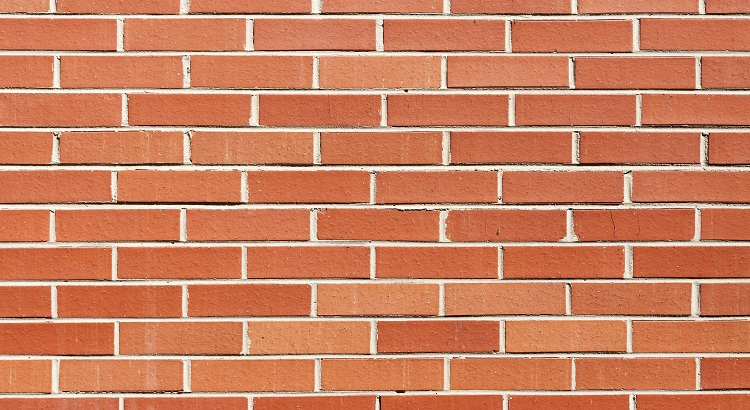
%> input picture brick.jpg, 750 x 410 px
$ octave 1assignment2.m   (GNU Octave 9; MATLAB toolbox functions it lacks are replaced by stand-ins)
%> lines starting %> are read from the running program, lines starting %| are printed output that depends on the picture
### Bnotchfilter.m
function h = Bnotchfilter(f0, n1, n2, n, d0);

d0 = 1.2*d0;
% Butterworth notch filter
[k1 k2] = meshgrid(-round(n2/2)+1:round(n2/2), -round(n1/2)+1:round(n1/2));
d1 = sqrt((k1-f0).^2 + (k2-f0).^2); % to compute the distance - absolute value of complex
d2 = sqrt((k1+f0).^2 + (k2+f0).^2); % to compute the distance - absolute value of complex
denh = 1+((d0^2)./(d1.*d2)).^n; % formula of the butterworth notch filter

h = zeros(n1,n2);
h = 1./denh;

### pnoise.m
% This function is used to create a matrix of periodical noise
% It needs to be added to the  original image.
% the parameters are the size of the matrix to be created (same size as the image),
% the coefficient and the frequency
function n = pnoise(f0, n1, n2,A)
% close all;clear all;clc

[t1, t2] = meshgrid(1:n2,1:n1);
n = A*sin(2*pi*f0*((t1-1)/n2 + (t2-1)/n1));

%figure;imagesc(n)

fn = fftshift(fft2(n));

% figure;imagesc(abs(fn));
% figure;mesh(abs(fn))
% figure;plot(abs(fn));

### 1assignment2.m
%% Task 1
%% 1
close all; clear all; clc;
fcx = 4;  % frequency
fsx = 400; fsy = 400; % sizes
dt1 = 1/fsx;  % interval of time x coordinate
dt2 = 1/fsy;  % interval of time y coordinate
StopTime = 1; % time in seconds
[t1, t2] = ndgrid(0:dt1:StopTime-dt1, 0:dt2:StopTime-dt2);
x = cos(2*pi*(fcx*t1 + fcx*t2));
% visualization
figure;imagesc(x); axis off;


%% a - on paper

%% b
clc

f = fft2(x);
fs = fftshift(f);
fphase = angle(fs);
fmag = abs(fs);
fpower = fmag.^2;


figure;subplot(2,2,1);imshow(fmag);title('magnitude');
subplot(2,2,2);imshow(fphase);title('Phase angle spectrum');
%subplot(2,2,3);imshow(log(fpower)/25);title('Power spectrum');
subplot(2,2,3);plot(10*log(fpower)/255); title('power spectrum 1D');
subplot(2,2,4);imagesc(x);title('original signal');

%% 2
%% a
%clear; clc; close all;
%Read the image
im = imread('brick.jpg');
%> im is the input picture: size 410x750x3 uint8; mean R, G, B 203.1, 128.4, 96.1
% Convert it to grayscale
img = rgb2gray(im);
% show the original image
% subplot(2,2,1);imshow(img);title('original image')

f = fft2(img);
fs = fftshift(f);
fphase = angle(fs);
fmag = abs(fs);
fpower = fmag.^2;

figure;subplot(2,2,1);imshow(log(fmag)/25);title('Magnitude');
subplot(2,2,2);imshow(log(fphase));title('Phase angle');
%subplot(2,2,3);imshow(log(abs(fs))/25);title('Fourrier spectrum');
subplot(2,2,3); plot(10*log(fpower)/255); title('power spectrum 1D');
subplot(2,2,4);imshow(img);title('original image');
%> after `title('original image')`:
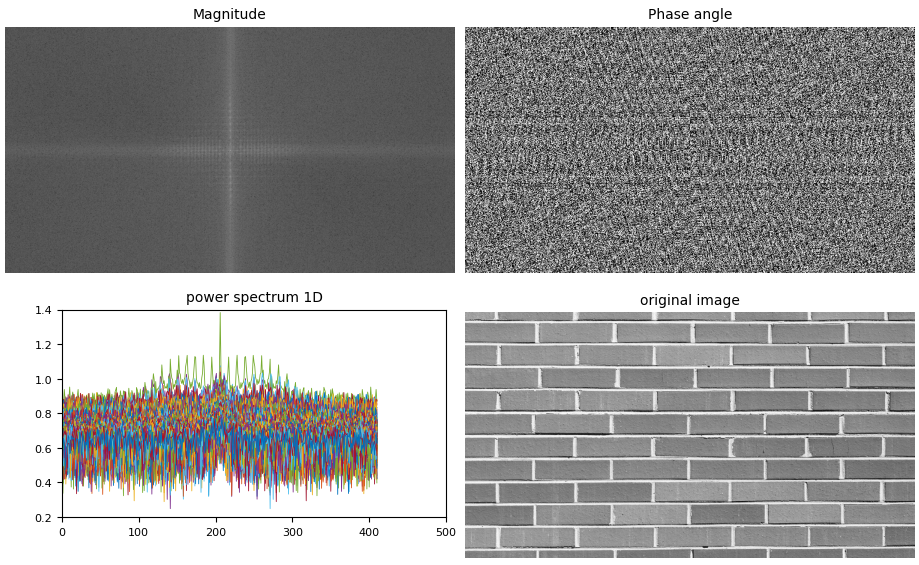
%> figure redrawn from the program's plot data, 4 panels

%% b
% remove the stongest frequency
fmag2 = fmag;
[m,i] = max(fmag2);
%> m = 750 values, max 45208303 at index 376, min 13957.5 at index 33, mean 120716; i = 750 values, max 350 at index 27, min 62 at index 725, mean 206
[mm, ii] = max(m);
%> mm = 45208303; ii = 376
iii = i(ii);
%> iii = 206
fmag2(iii,ii) = 0;
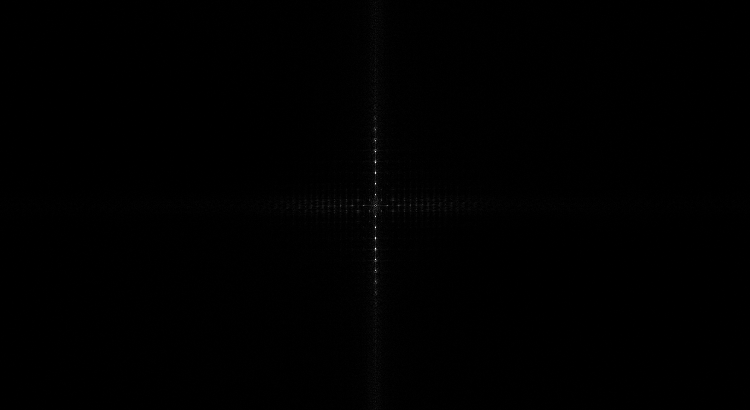
%> fmag2: size 410x750 double; min 0, max 1944873.9, mean 8284.6; drawn with min black and max white


fpower2 = fmag2.^2;
fphase2 = angle(fmag2);
%> fphase2: size 410x750 double; every value is 0
out = ifftshift(fmag2);
out = ifft2(out);

% [5 lines of commented-out code are left out]

figure;subplot(2,2,1);imshow(log(fmag2)/25);title('magnitude');
subplot(2,2,2);imshow(fphase);title('Phase angle spectrum');
subplot(2,2,3);plot(10*log(fpower2)/255); title('power spectrum 1D');
subplot(2,2,4);imshow(out);title('image with highest fr removed');


%% Task 2 - Periodic noise removal
%% 1
close all; clear all; clc;

%Read the image
im = imread('deer.jpg');
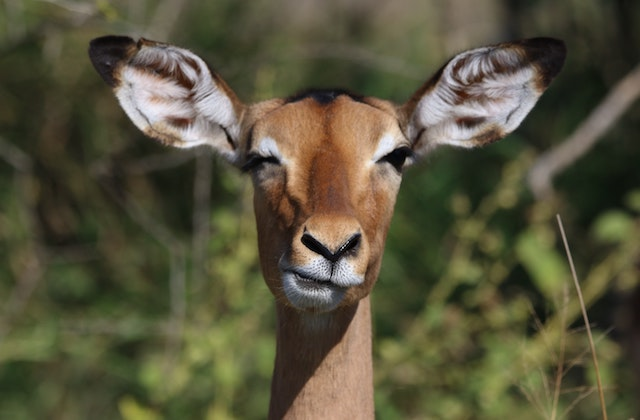
%> input picture deer.jpg, 640 x 420 px
%> im is the input picture: size 420x640x3 uint8; mean R, G, B 87.4, 83.8, 60.1
% Convert it to grayscale
img = rgb2gray(im);
%> img: size 420x640 uint8
% show the original image
subplot(2,2,1);imshow(img);title('original image')
% get the size of the image
[h w] = size(img);
%> h = 420; w = 640
% Calculate FFT2 of the image and center it with fftshift
f = fftshift(fft2(img));
fr = 40; % frequency of the sinusoidal noise

% Create a matrix of periodic noise using the sinus function
n1 = pnoise(fr,h,w,40)
fn = fftshift(fft2(n1));

% add noise to the original image by adding summing the elements of each
% matrix
for i=1:h
    for j=1:w
        f1(i,j) = im(i,j) + n1(i,j);
    end
end
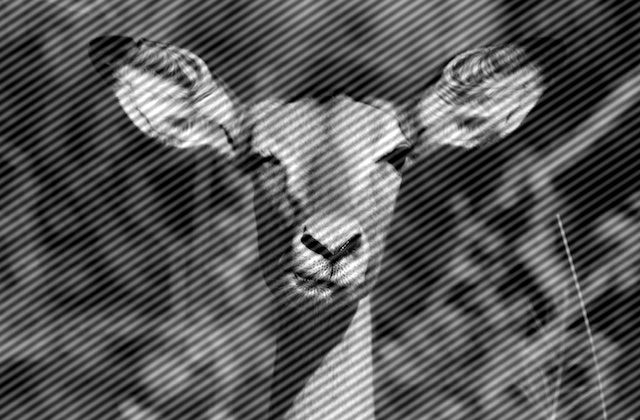
%> f1: size 420x640 uint8; min 0, max 255, mean 87.6

% show the noisy image
subplot(2,2,2);imshow(f1);title('noisy image')
%% extra ------ for me ------
% calculate the 2D FFT of the degraded image using fft2
fono2 = fft2(img);
% center it with fftshift
fonos2 = fftshift(fono2);
% display the noisy image's power spectrum
ps2 = abs(fonos2).^2;
figure;subplot(2,2,1);imshow(10*log(ps2)/255);title('power spectrum 2D');
subplot(2,2,2);plot(10*log(ps2)/255); title('power spectrum 1D');
subplot(2,2,3);mesh(10*log(ps2)/255);title('power spectrum 3D');
subplot(2,2,4);imshow(img);title('original image');

%% 2

% calculate the 2D FFT of the noisy image using fft2
fono = fft2(f1);

fo = fft(f1)
% center it with fftshift
fonos = fftshift(fono);


% display the noisy image's power spectrum
ps = abs(fonos).^2;

figure;subplot(2,2,1);imshow(10*log(ps)/255);title('power spectrum 2D');
subplot(2,2,2);plot(10*log(ps)/255); title('power spectrum 1D');
subplot(2,2,3);mesh(10*log(ps)/255);title('power spectrum 3D');
%subplot(2,2,4); imshow(fonos/255)
%subplot(2,2,4);imshow(10*log(ps1)/255);
% WHAT DOES IT REVEAL?

%% 3

% nr = notchfilter(2,h,w)
%no = fft2(nr);
%nos = fftshift(no);

 nr = Bnotchfilter(40, h,w,2,30);
% nr = gaussLPF(10,h,w)

g1 = fonos.*nr;
% ff3 = fftshift(fft2(Bnotchfilter(fr, h, w, 2, 5)));

y1 = ifftshift(g1);
y1 = ifft2(y1);

figure;subplot(3,2,1);imshow(y1/255);title('recovered image')
subplot(3,2,2); imshow(nr);title('butterworth notch filter');

% display the noisy image's power spectrum
psg = abs(g1).^2;

subplot(3,2,3);imshow(10*log(psg)/255);title('power spectrum 2D');
subplot(3,2,4);plot(10*log(psg)/255); title('power spectrum 1D');
subplot(3,2,5);mesh(10*log(psg)/255);title('power spectrum 3D');


%% Task 3 - Image Restoration
%% 1 - add random noise and blur it
clc; clear; close all;
%Read the image
im = imread('deer.jpg');
% Convert it to grayscale
xd = rgb2gray(im);
% show the original image
subplot(2,2,1);imshow(xd);title('original image')
% get the size
[he wi] = size(xd);
%> he = 420; wi = 640

% blur using gaussian smoothing filter
% gh = imgaussfilt(xd,5);

% other way, by using fspecial function
kernel = fspecial('Gaussian',[5 5],5);
% kernel = fspecial('Gaussian',[he wi],5);
H = kernel;
gh = imfilter(xd,kernel);


% Other way - manual kernel (found online)
% kernel = (1/200).*[1 4 7 4 1; 4 16 26 16 4; 7 26 41 26 7;4 16 26 16 4;1 4 7 4 1]

% Other way - manual kernel (from wikipedia)
% kernel = [0.00000067	0.00002292	0.00019117	0.00038771	0.00019117	0.00002292	0.00000067;
% 0.00002292	0.00078633	0.00655965	0.01330373	0.00655965	0.00078633	0.00002292;
% 0.00019117	0.00655965	0.05472157	0.11098164	0.05472157	0.00655965	0.00019117;
% 0.00038771	0.01330373	0.11098164	0.22508352	0.11098164	0.01330373	0.00038771;
% 0.00019117	0.00655965	0.05472157	0.11098164	0.05472157	0.00655965	0.00019117;
% 0.00002292	0.00078633	0.00655965	0.01330373	0.00655965	0.00078633	0.00002292;
% 0.00000067	0.00002292	0.00019117	0.00038771	0.00019117	0.00002292	0.00000067]


% Create noise that follows a normal distribution
nm = 30;
n = nm*randn(size(xd));
% r = histogram(n,30); % to verify that it is normally distributed

% add noise to this blurry image
imageBlurNoise = double(gh) + n;

subplot(2,2,2);imshow(gh);title('image with gaussian blur');
subplot(2,2,3);imshow(imageBlurNoise/255); title('image gaussian blur + gaussian noise');
%> after `title('image gaussian blur + gaussian noise')`:
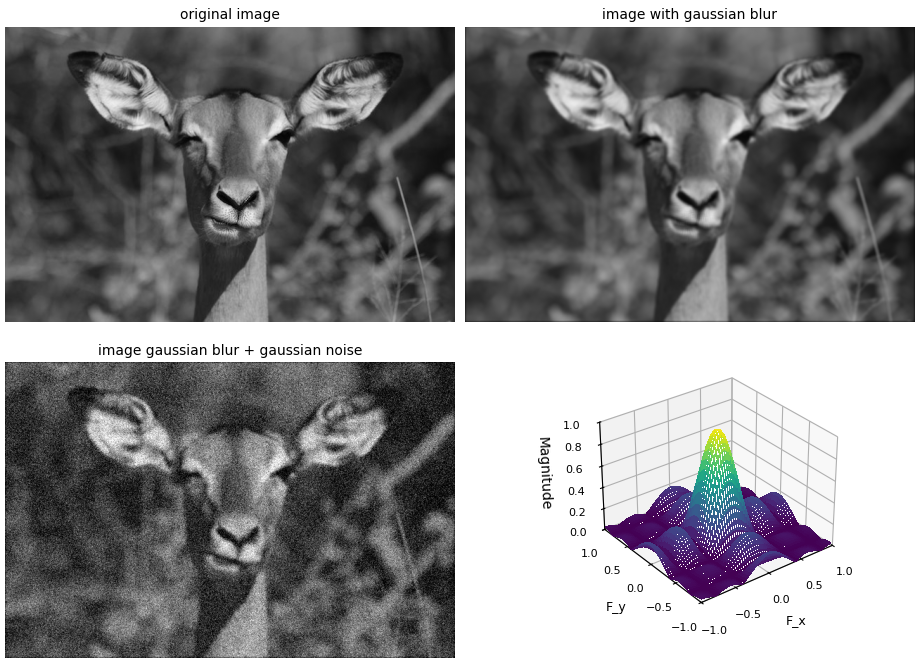
%> figure redrawn from the program's plot data, 4 panels
subplot(2,2,4); freqz2(kernel);('fourrier transform of the gaussian kernel');

%% 2 frequency transform of the blurring function h (called kernel here)

% freqtra1 = fft(kernel) % 1d
freqtra2 = fft2(kernel); % 2d

% Should I implement it manually? I am not sure wether  I should or not
%% 3 calculate the 2D FFT of the degraded image using fft2

fono2 = fft2(imageBlurNoise); % FT 2d
%fono1 = fft(imageBlurNoise); % FT 1d
% center it with fftshift
fonos2 = fftshift(fono2);
%fonos1 =  fftshift(fono1);

% display the noisy image's power spectrum
ps2 = abs(fonos2).^2;
%ps1 = abs(fonos1).^2;

figure;subplot(2,2,1);imshow(10*log(ps2)/255);title('power spectrum 2D');
%> after `imshow(10*log(ps2)/255)`:
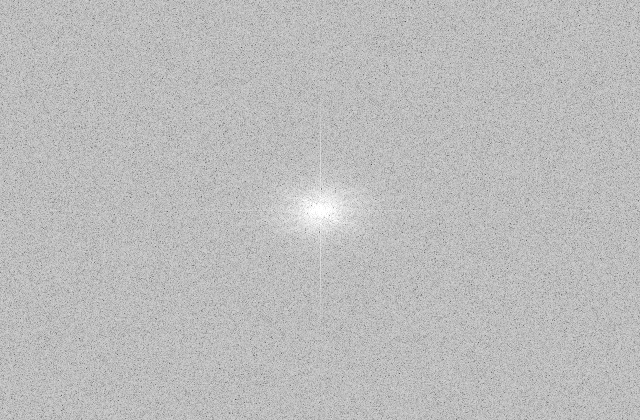
%> displayed picture: size 420x640, on the screen's scale of 0 to 255; min 70, max 255, mean 187.9
subplot(2,2,2);plot(10*log(ps2)/255); title('power spectrum 1D');
subplot(2,2,3);mesh(10*log(ps2)/255);title('power spectrum 3D');
subplot(2,2,4);imshow(imageBlurNoise/255);title('noisy&blurred image')
%> after `title('noisy&blurred image')`:
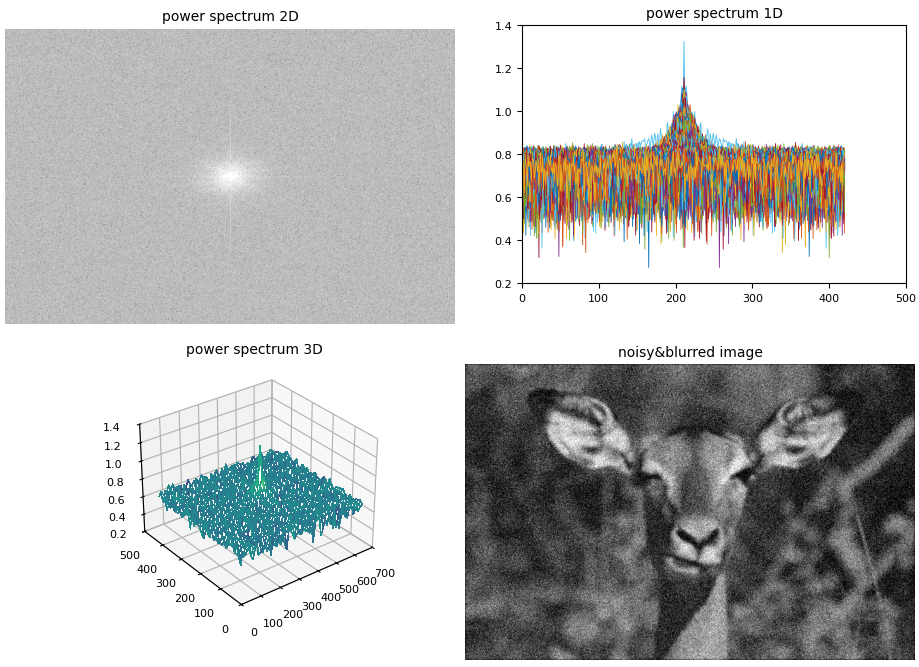
%> figure redrawn from the program's plot data, 4 panels
% [6 lines of commented-out code are left out]

%% 4 - Inverse filtering

%> (the run ends here)
